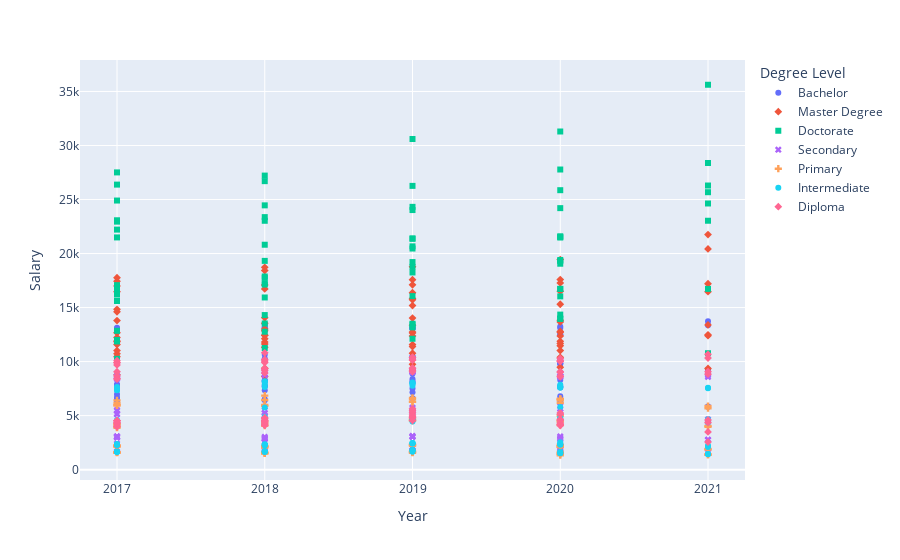

Write notebook code for a chart like this one.
### Code cell
px.scatter(df,x="Year", y="Salary",color="Degree Level", symbol="Degree Level",hover_data=['Gender'])

### Figure 1 — Plotly figure (JSON) as saved in the notebook; plotly's stock layout.template omitted (floating-point values rounded to 4 significant figures)
{"data": [{"customdata": [["Male"], ["Female"], ["Female"], ["Female"], ["Female"], ["Female"], ["Female"], ["Female"], ["Male"], ["Male"], ["Male"], ["Male"], ["Female"], ["Male"], ["Male"], ["Male"], ["Female"], ["Male"], ["Female"], ["Male"], ["Male"], ["Female"], ["Female"], ["Male"], ["Male"], ["Female"], ["Female"], ["Male"], ["Male"], ["Female"], ["Male"], ["Female"], ["Male"], ["Male"], ["Male"], ["Female"], ["Female"], ["Female"], ["Female"], ["Male"], ["Male"], ["Female"], ["Male"], ["Female"], ["Female"], ["Male"], ["Female"], ["Male"], ["Male"], ["Male"], ["Male"], ["Male"], ["Female"], ["Female"], ["Female"], ["Female"], ["Male"], ["Female"], ["Female"], ["Female"], ["Female"], ["Male"], ["Male"], ["Male"], ["Male"], ["Male"], ["Male"], ["Female"], ["Female"], ["Male"], ["Female"], ["Female"]], "hovertemplate": "Degree Level=Bachelor<br>Year=%{x}<br>Salary=%{y}<br>Gender=%{customdata[0]}<extra></extra>", "legendgroup": "Bachelor", "marker": {"color": "#636efa", "symbol": "circle"}, "mode": "markers", "name": "Bachelor", "orientation": "v", "showlegend": true, "type": "scatter", "x": ["2017", "2017", "2017", "2017", "2017", "2017", "2017", "2017", "2017", "2017", "2017", "2017", "2017", "2017", "2017", "2017", "2018", "2018", "2018", "2018", "2018", "2018", "2018", "2018", "2018", "2018", "2018", "2018", "2018", "2018", "2018", "2018", "2019", "2019", "2019", "2019", "2019", "2019", "2019", "2019", "2019", "2019", "2019", "2019", "2019", "2019", "2019", "2019", "2020", "2020", "2020", "2020", "2020", "2020", "2020", "2020", "2020", "2020", "2020", "2020", "2020", "2020", "2020", "2020", "2021", "2021", "2021", "2021", "2021", "2021", "2021", "2021"], "xaxis": "x", "y": [7868, 6321, 6528, 6683, 9993, 10072, 10180, 10406, 12902, 7655, 7787, 7851, 6988, 13142, 13041, 13023, 7356, 7732, 7751, 8114, 13448, 6420, 6525, 8270, 8254, 10035, 10179, 12847, 13181, 10629, 13147, 10256, 13052, 9096, 8882, 10476, 10467, 10412, 10279, 13059, 13108, 7156, 13075, 6614, 7511, 8205, 8062, 8378, 13101, 12526, 12475, 13257, 6197, 6470, 6495, 6790, 7592, 9809, 9826, 9829, 10167, 7721, 8302, 8653, 13373, 8727, 8933, 9239, 9262, 13744, 5809, 5847], "yaxis": "y"}, {"customdata": [["Male"], ["Male"], ["Male"], ["Male"], ["Male"], ["Male"], ["Female"], ["Male"], ["Female"], ["Female"], ["Female"], ["Female"], ["Female"], ["Male"], ["Female"], ["Female"], ["Male"], ["Female"], ["Male"], ["Male"], ["Female"], ["Male"], ["Female"], ["Female"], ["Female"], ["Female"], ["Female"], ["Male"], ["Male"], ["Male"], ["Male"], ["Female"], ["Male"], ["Female"], ["Female"], ["Female"], ["Female"], ["Male"], ["Female"], ["Female"], ["Female"], ["Female"], ["Male"], ["Male"], ["Male"], ["Male"], ["Male"], ["Male"], ["Male"], ["Female"], ["Female"], ["Male"], ["Male"], ["Male"], ["Male"], ["Male"], ["Male"], ["Female"], ["Male"], ["Female"], ["Female"], ["Female"], ["Female"], ["Female"], ["Male"], ["Male"], ["Male"], ["Female"], ["Female"], ["Female"], ["Female"], ["Male"]], "hovertemplate": "Degree Level=Master Degree<br>Year=%{x}<br>Salary=%{y}<br>Gender=%{customdata[0]}<extra></extra>", "legendgroup": "Master Degree", "marker": {"color": "#EF553B", "symbol": "diamond"}, "mode": "markers", "name": "Master Degree", "orientation": "v", "showlegend": true, "type": "scatter", "x": ["2017", "2017", "2017", "2017", "2017", "2017", "2017", "2017", "2017", "2017", "2017", "2017", "2017", "2017", "2017", "2017", "2018", "2018", "2018", "2018", "2018", "2018", "2018", "2018", "2018", "2018", "2018", "2018", "2018", "2018", "2018", "2018", "2019", "2019", "2019", "2019", "2019", "2019", "2019", "2019", "2019", "2019", "2019", "2019", "2019", "2019", "2019", "2019", "2020", "2020", "2020", "2020", "2020", "2020", "2020", "2020", "2020", "2020", "2020", "2020", "2020", "2020", "2020", "2020", "2021", "2021", "2021", "2021", "2021", "2021", "2021", "2021"], "xaxis": "x", "y": [17007, 16471, 14841, 14604, 17763, 17443, 12668, 12233, 10450, 10729, 11909, 11022, 11583, 13799, 8779, 11836, 13558, 11628, 11325, 14068, 12433, 12845, 12440, 9389, 8630, 12119, 13017, 17091, 18720, 18421, 16721, 11804, 17577, 12732, 11575, 11393, 10773, 18786, 9751, 12656, 12378, 14024, 15183, 15724, 15829, 16373, 17102, 13373, 11872, 12377, 12711, 16503, 13815, 12783, 19444, 17590, 13667, 15305, 17276, 11464, 11681, 9475, 10397, 11021, 20431, 21754, 16467, 9362, 12480, 12398, 13397, 17202], "yaxis": "y"}, {"customdata": [["Male"], ["Male"], ["Female"], ["Male"], ["Male"], ["Female"], ["Female"], ["Female"], ["Female"], ["Female"], ["Male"], ["Female"], ["Female"], ["Male"], ["Male"], ["Male"], ["Female"], ["Male"], ["Male"], ["Female"], ["Male"], ["Female"], ["Female"], ["Male"], ["Female"], ["Male"], ["Male"], ["Female"], ["Male"], ["Female"], ["Female"], ["Male"], ["Male"], ["Female"], ["Male"], ["Male"], ["Male"], ["Female"], ["Male"], ["Male"], ["Female"], ["Female"], ["Male"], ["Female"], ["Female"], ["Female"], ["Female"], ["Male"], ["Female"], ["Male"], ["Male"], ["Male"], ["Female"], ["Female"], ["Male"], ["Female"], ["Male"], ["Female"], ["Female"], ["Male"], ["Female"], ["Female"], ["Male"], ["Male"], ["Female"], ["Male"], ["Female"], ["Male"], ["Male"], ["Female"], ["Female"], ["Male"]], "hovertemplate": "Degree Level=Doctorate<br>Year=%{x}<br>Salary=%{y}<br>Gender=%{customdata[0]}<extra></extra>", "legendgroup": "Doctorate", "marker": {"color": "#00cc96", "symbol": "square"}, "mode": "markers", "name": "Doctorate", "orientation": "v", "showlegend": true, "type": "scatter", "x": ["2017", "2017", "2017", "2017", "2017", "2017", "2017", "2017", "2017", "2017", "2017", "2017", "2017", "2017", "2017", "2017", "2018", "2018", "2018", "2018", "2018", "2018", "2018", "2018", "2018", "2018", "2018", "2018", "2018", "2018", "2018", "2018", "2019", "2019", "2019", "2019", "2019", "2019", "2019", "2019", "2019", "2019", "2019", "2019", "2019", "2019", "2019", "2019", "2020", "2020", "2020", "2020", "2020", "2020", "2020", "2020", "2020", "2020", "2020", "2020", "2020", "2020", "2020", "2020", "2021", "2021", "2021", "2021", "2021", "2021", "2021", "2021"], "xaxis": "x", "y": [16788, 16262, 16204, 15608, 17074, 10259, 12005, 11862, 12847, 22953, 23079, 21491, 22216, 24906, 26380, 27509, 13526, 26700, 27214, 11254, 23032, 14305, 12763, 24459, 23371, 15933, 17749, 20815, 17876, 19321, 17129, 17241, 24321, 20665, 18246, 30599, 19210, 12112, 18762, 26262, 20464, 13167, 24024, 21363, 13502, 13424, 21403, 16061, 16034, 19406, 27777, 24202, 21528, 19058, 19311, 21597, 16736, 14349, 21483, 16715, 13947, 13993, 25863, 31295, 25676, 28380, 24632, 23036, 26296, 10774, 16727, 35622], "yaxis": "y"}, {"customdata": [["Female"], ["Female"], ["Female"], ["Female"], ["Male"], ["Female"], ["Male"], ["Male"], ["Male"], ["Male"], ["Male"], ["Male"], ["Male"], ["Female"], ["Female"], ["Female"], ["Female"], ["Female"], ["Female"], ["Female"], ["Male"], ["Male"], ["Male"], ["Male"], ["Female"], ["Male"], ["Female"], ["Female"], ["Male"], ["Male"], ["Male"], ["Female"], ["Male"], ["Male"], ["Male"], ["Male"], ["Male"], ["Male"], ["Male"], ["Male"], ["Female"], ["Female"], ["Female"], ["Female"], ["Female"], ["Female"], ["Female"], ["Female"], ["Female"], ["Female"], ["Female"], ["Female"], ["Female"], ["Female"], ["Male"], ["Male"], ["Male"], ["Male"], ["Female"], ["Male"], ["Female"], ["Male"], ["Male"], ["Male"], ["Female"], ["Female"], ["Male"], ["Male"], ["Male"], ["Male"], ["Female"], ["Female"]], "hovertemplate": "Degree Level=Secondary<br>Year=%{x}<br>Salary=%{y}<br>Gender=%{customdata[0]}<extra></extra>", "legendgroup": "Secondary", "marker": {"color": "#ab63fa", "symbol": "x"}, "mode": "markers", "name": "Secondary", "orientation": "v", "showlegend": true, "type": "scatter", "x": ["2017", "2017", "2017", "2017", "2017", "2017", "2017", "2017", "2017", "2017", "2017", "2017", "2017", "2017", "2017", "2017", "2018", "2018", "2018", "2018", "2018", "2018", "2018", "2018", "2018", "2018", "2018", "2018", "2018", "2018", "2018", "2018", "2019", "2019", "2019", "2019", "2019", "2019", "2019", "2019", "2019", "2019", "2019", "2019", "2019", "2019", "2019", "2019", "2020", "2020", "2020", "2020", "2020", "2020", "2020", "2020", "2020", "2020", "2020", "2020", "2020", "2020", "2020", "2020", "2021", "2021", "2021", "2021", "2021", "2021", "2021", "2021"], "xaxis": "x", "y": [5124, 5162, 5453, 5515, 3032, 3068, 3071, 3031, 8378, 8442, 8606, 8656, 2953, 1935, 1984, 2396, 1796, 5814, 1947, 1980, 9102, 9103, 8752, 8873, 5242, 3019, 5230, 2563, 2852, 2838, 2933, 5007, 9109, 9082, 9044, 9023, 3029, 3114, 3045, 3053, 2045, 2046, 2120, 5223, 5744, 5647, 2095, 5355, 5066, 5310, 5313, 2048, 5886, 1918, 2815, 2864, 2963, 3072, 2164, 8940, 1646, 8619, 8640, 8642, 1591, 1658, 2753, 8580, 8743, 2779, 4437, 4655], "yaxis": "y"}, {"customdata": [["Male"], ["Male"], ["Male"], ["Male"], ["Female"], ["Female"], ["Female"], ["Female"], ["Female"], ["Female"], ["Male"], ["Male"], ["Male"], ["Female"], ["Female"], ["Male"], ["Female"], ["Male"], ["Male"], ["Male"], ["Male"], ["Male"], ["Female"], ["Female"], ["Female"], ["Male"], ["Male"], ["Female"], ["Female"], ["Female"], ["Female"], ["Male"], ["Male"], ["Female"], ["Male"], ["Female"], ["Male"], ["Female"], ["Female"], ["Male"], ["Male"], ["Male"], ["Male"], ["Female"], ["Female"], ["Female"], ["Male"], ["Female"], ["Female"], ["Female"], ["Male"], ["Male"], ["Male"], ["Male"], ["Male"], ["Female"], ["Male"], ["Male"], ["Female"], ["Female"], ["Male"], ["Female"], ["Female"], ["Female"], ["Female"], ["Male"], ["Female"], ["Male"], ["Female"], ["Female"], ["Male"], ["Male"]], "hovertemplate": "Degree Level=Primary<br>Year=%{x}<br>Salary=%{y}<br>Gender=%{customdata[0]}<extra></extra>", "legendgroup": "Primary", "marker": {"color": "#FFA15A", "symbol": "cross"}, "mode": "markers", "name": "Primary", "orientation": "v", "showlegend": true, "type": "scatter", "x": ["2017", "2017", "2017", "2017", "2017", "2017", "2017", "2017", "2017", "2017", "2017", "2017", "2017", "2017", "2017", "2017", "2018", "2018", "2018", "2018", "2018", "2018", "2018", "2018", "2018", "2018", "2018", "2018", "2018", "2018", "2018", "2018", "2019", "2019", "2019", "2019", "2019", "2019", "2019", "2019", "2019", "2019", "2019", "2019", "2019", "2019", "2019", "2019", "2020", "2020", "2020", "2020", "2020", "2020", "2020", "2020", "2020", "2020", "2020", "2020", "2020", "2020", "2020", "2020", "2021", "2021", "2021", "2021", "2021", "2021", "2021", "2021"], "xaxis": "x", "y": [5957, 5958, 6172, 6409, 3875, 3955, 4191, 4172, 1596, 1597, 2213, 2173, 2114, 1590, 1576, 2250, 1497, 6845, 5901, 2047, 5978, 6448, 1588, 1577, 1509, 2141, 2181, 4165, 4324, 4063, 4475, 2128, 2260, 1631, 2284, 1595, 2349, 1566, 4734, 6632, 6539, 6276, 6275, 4538, 4569, 1687, 2233, 4584, 1331, 4982, 6187, 6417, 6518, 6556, 2101, 4129, 2300, 2162, 4441, 4541, 2140, 1501, 1449, 1633, 1384, 1869, 1398, 1921, 3970, 4047, 5686, 5891], "yaxis": "y"}, {"customdata": [["Female"], ["Female"], ["Female"], ["Female"], ["Male"], ["Male"], ["Male"], ["Male"], ["Male"], ["Male"], ["Male"], ["Female"], ["Female"], ["Female"], ["Female"], ["Male"], ["Male"], ["Female"], ["Female"], ["Male"], ["Male"], ["Female"], ["Female"], ["Female"], ["Male"], ["Female"], ["Male"], ["Male"], ["Male"], ["Female"], ["Female"], ["Male"], ["Female"], ["Male"], ["Male"], ["Male"], ["Female"], ["Female"], ["Female"], ["Female"], ["Male"], ["Male"], ["Male"], ["Female"], ["Male"], ["Male"], ["Female"], ["Female"], ["Female"], ["Female"], ["Female"], ["Male"], ["Male"], ["Female"], ["Male"], ["Female"], ["Female"], ["Female"], ["Female"], ["Male"], ["Male"], ["Male"], ["Male"], ["Male"], ["Female"], ["Female"], ["Male"], ["Male"], ["Male"], ["Male"], ["Female"], ["Female"]], "hovertemplate": "Degree Level=Intermediate<br>Year=%{x}<br>Salary=%{y}<br>Gender=%{customdata[0]}<extra></extra>", "legendgroup": "Intermediate", "marker": {"color": "#19d3f3", "symbol": "circle"}, "mode": "markers", "name": "Intermediate", "orientation": "v", "showlegend": true, "type": "scatter", "x": ["2017", "2017", "2017", "2017", "2017", "2017", "2017", "2017", "2017", "2017", "2017", "2017", "2017", "2017", "2017", "2017", "2018", "2018", "2018", "2018", "2018", "2018", "2018", "2018", "2018", "2018", "2018", "2018", "2018", "2018", "2018", "2018", "2019", "2019", "2019", "2019", "2019", "2019", "2019", "2019", "2019", "2019", "2019", "2019", "2019", "2019", "2019", "2019", "2020", "2020", "2020", "2020", "2020", "2020", "2020", "2020", "2020", "2020", "2020", "2020", "2020", "2020", "2020", "2020", "2021", "2021", "2021", "2021", "2021", "2021", "2021", "2021"], "xaxis": "x", "y": [4590, 4067, 4235, 4310, 7342, 7377, 7477, 7649, 2322, 2304, 2285, 1649, 1651, 1654, 1664, 2372, 7643, 1725, 1666, 7913, 8131, 1662, 1661, 5748, 8178, 4905, 2287, 2347, 2322, 4648, 4247, 2230, 1644, 2453, 2413, 2463, 1832, 4736, 4752, 1789, 2472, 7765, 8071, 4452, 7965, 7956, 1737, 4614, 4846, 5798, 4681, 2348, 2300, 4641, 2361, 1662, 1526, 1543, 1569, 2539, 7605, 7611, 7723, 7865, 1433, 1438, 2232, 2087, 7583, 7523, 4367, 4654], "yaxis": "y"}, {"customdata": [["Male"], ["Female"], ["Female"], ["Female"], ["Female"], ["Male"], ["Male"], ["Male"], ["Male"], ["Male"], ["Male"], ["Male"], ["Female"], ["Female"], ["Female"], ["Female"], ["Male"], ["Male"], ["Female"], ["Female"], ["Female"], ["Male"], ["Male"], ["Female"], ["Female"], ["Male"], ["Female"], ["Female"], ["Female"], ["Male"], ["Male"], ["Male"], ["Female"], ["Female"], ["Male"], ["Male"], ["Male"], ["Female"], ["Female"], ["Male"], ["Male"], ["Male"], ["Male"], ["Male"], ["Female"], ["Female"], ["Female"], ["Female"], ["Female"], ["Male"], ["Female"], ["Male"], ["Female"], ["Female"], ["Male"], ["Male"], ["Female"], ["Female"], ["Male"], ["Male"], ["Male"], ["Male"], ["Female"], ["Female"], ["Female"], ["Female"], ["Male"], ["Male"], ["Female"], ["Male"], ["Female"], ["Male"]], "hovertemplate": "Degree Level=Diploma<br>Year=%{x}<br>Salary=%{y}<br>Gender=%{customdata[0]}<extra></extra>", "legendgroup": "Diploma", "marker": {"color": "#FF6692", "symbol": "diamond"}, "mode": "markers", "name": "Diploma", "orientation": "v", "showlegend": true, "type": "scatter", "x": ["2017", "2017", "2017", "2017", "2017", "2017", "2017", "2017", "2017", "2017", "2017", "2017", "2017", "2017", "2017", "2017", "2018", "2018", "2018", "2018", "2018", "2018", "2018", "2018", "2018", "2018", "2018", "2018", "2018", "2018", "2018", "2018", "2019", "2019", "2019", "2019", "2019", "2019", "2019", "2019", "2019", "2019", "2019", "2019", "2019", "2019", "2019", "2019", "2020", "2020", "2020", "2020", "2020", "2020", "2020", "2020", "2020", "2020", "2020", "2020", "2020", "2020", "2020", "2020", "2021", "2021", "2021", "2021", "2021", "2021", "2021", "2021"], "xaxis": "x", "y": [4543, 4526, 3960, 4037, 4257, 4344, 4374, 4517, 9895, 9898, 10081, 9691, 9061, 8388, 8670, 8419, 10059, 10814, 9184, 9345, 9367, 9907, 10203, 8932, 4808, 4574, 4138, 4734, 4103, 4532, 4319, 4455, 9185, 9052, 5263, 10400, 10366, 9411, 9347, 10137, 10154, 4769, 4822, 4915, 5052, 5625, 5451, 4537, 5113, 5249, 4662, 4084, 4180, 4195, 4321, 4553, 9061, 9006, 10021, 10042, 10098, 10285, 8657, 8586, 8835, 9067, 10330, 10675, 3486, 4362, 2549, 4604], "yaxis": "y"}], "layout": {"legend": {"title": {"text": "Degree Level"}, "tracegroupgap": 0}, "margin": {"t": 60}, "xaxis": {"anchor": "y", "domain": [0, 1], "title": {"text": "Year"}}, "yaxis": {"anchor": "x", "domain": [0, 1], "title": {"text": "Salary"}}}}
